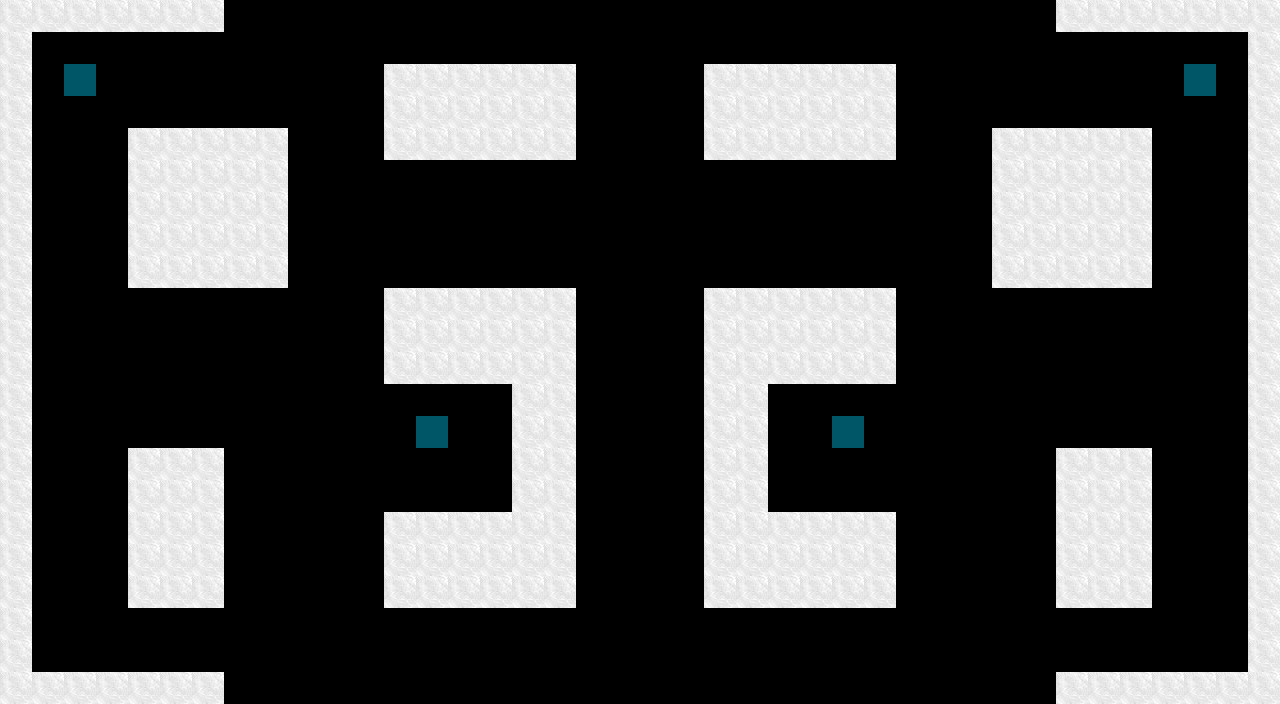

This is a level from a 2D game, rendered from its Tiled map with the project's own tilesets. A one-line summary and the map file follow, with tile-layer data summarised:
An orthogonal 40x22 tile map with 32x32 px tiles, 2 tile layers (walls, spawn-points).

<map version="1.0" orientation="orthogonal" renderorder="right-down" width="40" height="22" tilewidth="32" tileheight="32" nextobjectid="1">
 <tileset firstgid="1" source="tileset.tsx" />
 <layer name="walls" width="40" height="22">
  <data>[880 cells, 272 non-empty, 1 distinct tile ids]</data>
 </layer>
 <layer name="spawn-points" width="40" height="22">
  <data>[880 cells, 4 non-empty, 1 distinct tile ids]</data>
 </layer>
</map>
